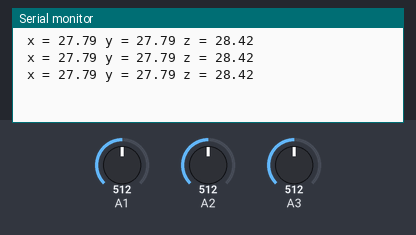
Simulated run of this sketch. Board: Arduino Uno, built with avr-gcc and run on an emulated ATmega328P. On the bench: the last lines printed to the serial monitor. The test bench sets the inputs (shaded band); at power-on: A1 = 512, A2 = 512, A3 = 512.

Above: at 1.3 s.
1.4 s: A1 set to 716
At 1.9 s:
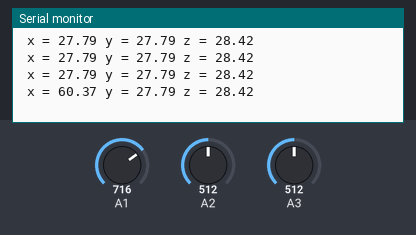
2.9 s: A2 set to 716
At 3.4 s:
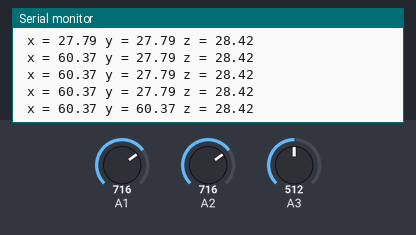
4.4 s: A3 set to 716
At 4.9 s:
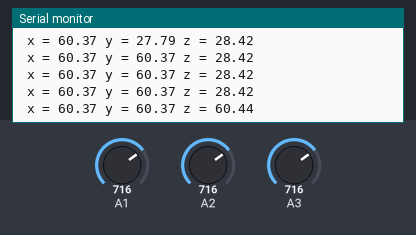
5.9 s: A1 set to 900
At 6.4 s:
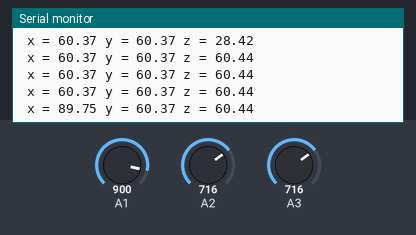
7.4 s: A2 set to 900
At 7.9 s:
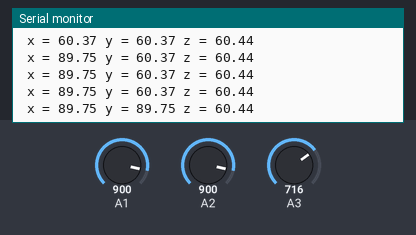
8.9 s: A3 set to 900
At 9.4 s:
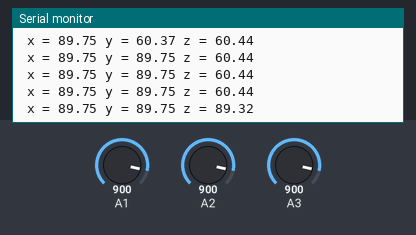
Timing chart, 0 to 11.4 s (numbered marks = the images above; inputs shaded):
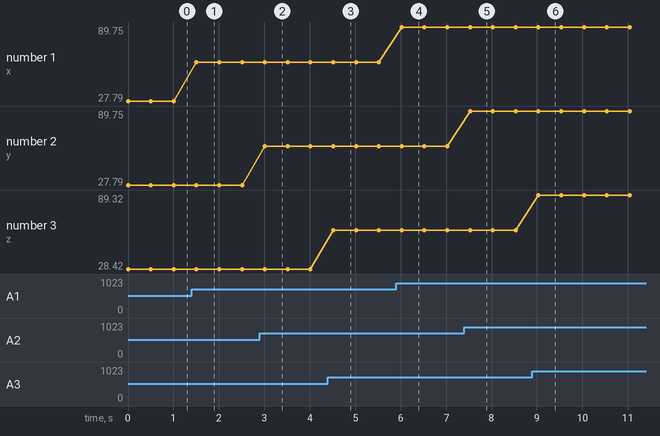

The sketch:

Exp6b.ino
```cpp
float x,y,z;
void setup() {
  pinMode(A1, INPUT);
  pinMode(A2, INPUT);
  pinMode(A3, INPUT);
  Serial.begin(9600);
}

void loop() {
  x = (analogRead(A1) - 337.92) / 61.44 * 9.81;
  y = (analogRead(A2) - 337.92) / 61.44 * 9.81;
  z = (analogRead(A3) - 330.92) / 62.5 * 9.81;

  Serial.print(" x = ");
  Serial.print(x);
  Serial.print(" y = ");
  Serial.print(y);
  Serial.print(" z = ");
  Serial.println(z);
  delay(500);
}
```

Measured:
- after the input at 1.4 s, the serial monitor: prints a new line after 0.11 s (image 1)
- after the input at 2.9 s, the serial monitor: prints a new line after 0.11 s (image 2)
- after the input at 4.4 s, the serial monitor: prints a new line after 0.12 s (image 3)
- after the input at 5.9 s, the serial monitor: prints a new line after 0.12 s (image 4)
- after the input at 7.4 s, the serial monitor: prints a new line after 0.13 s (image 5)
- after the input at 8.9 s, the serial monitor: prints a new line after 0.13 s (image 6)
- plotted number 1: 27.79 → 60.37 after the input at 1.4 s, 60.37 → 89.75 after the input at 5.9 s
- plotted number 3: 28.42 → 60.44 after the input at 4.4 s, 60.44 → 89.32 after the input at 8.9 s
